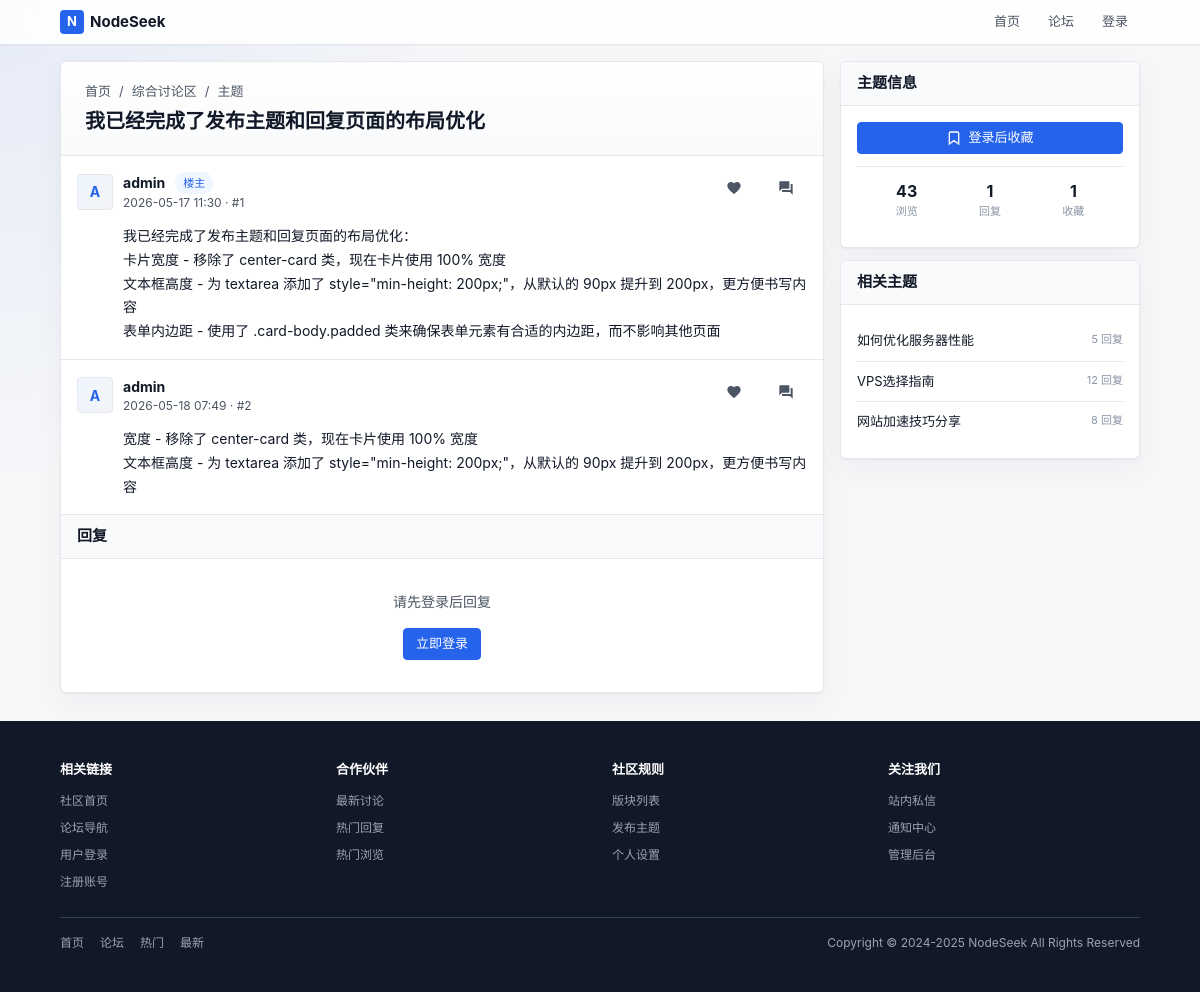
/index.php?c=thread&a=index&tid=1, run on an earlier commit of the app's database.
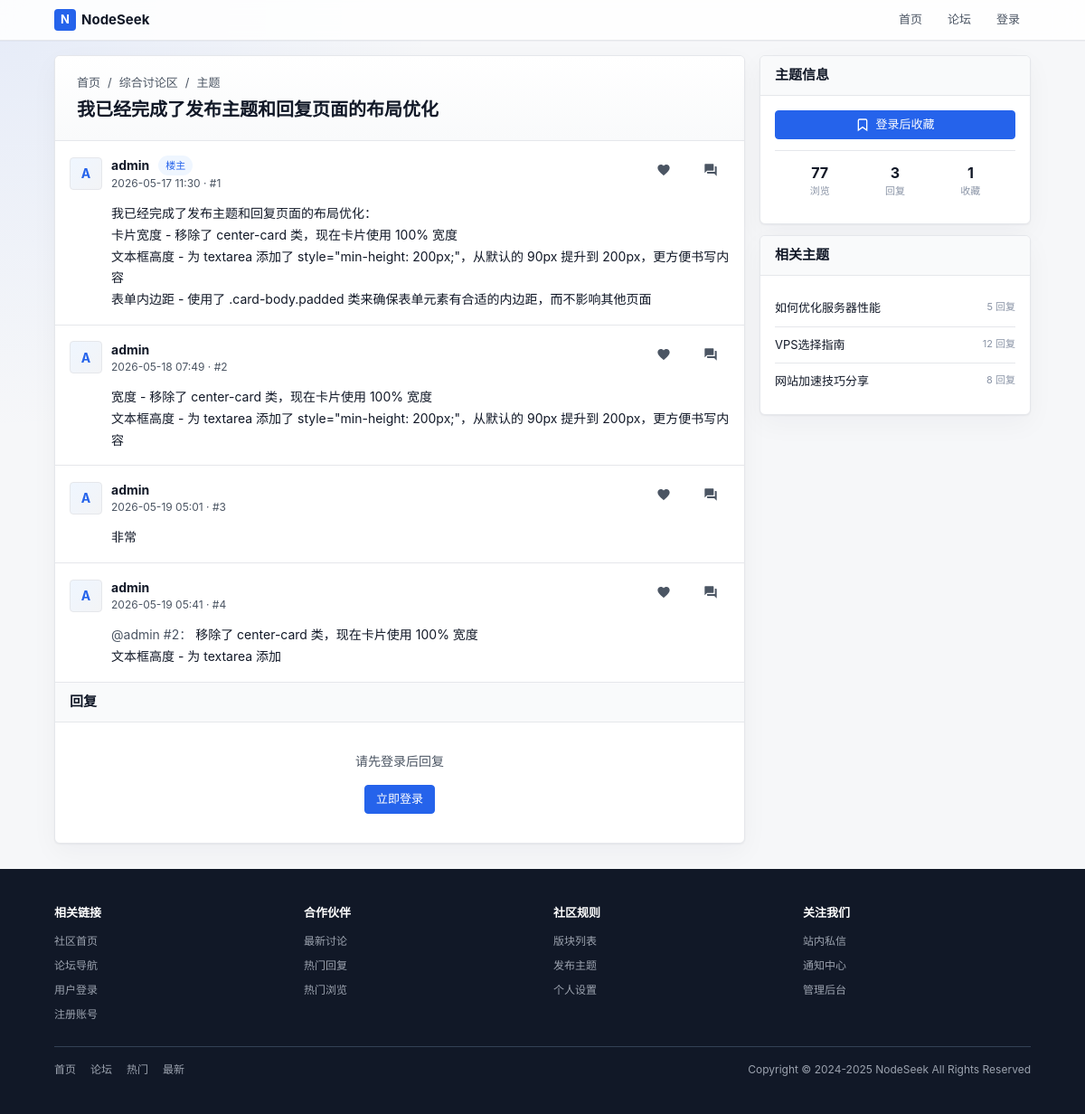
And on a later commit of the database.
### tables this page shows
CREATE TABLE next_post (
        pid INTEGER PRIMARY KEY AUTOINCREMENT,
        fid INTEGER NOT NULL DEFAULT 0,
        tid INTEGER NOT NULL DEFAULT 0,
        is_thread INTEGER NOT NULL DEFAULT 0,
        uid INTEGER NOT NULL DEFAULT 0,
        dateline INTEGER NOT NULL DEFAULT 0,
        report_time INTEGER NOT NULL DEFAULT 0,
        message TEXT NOT NULL,
        ip VARCHAR(50) NOT NULL DEFAULT '',
        rate_num INTEGER NOT NULL DEFAULT 0,
        sort_order INTEGER NOT NULL DEFAULT 0,
        reply_num INTEGER NOT NULL DEFAULT 0,
        quote_pid INTEGER NOT NULL DEFAULT 0,
        quote_uid INTEGER NOT NULL DEFAULT 0,
        quote_floor INTEGER NOT NULL DEFAULT 0
    );

CREATE TABLE next_member (
        uid INTEGER PRIMARY KEY AUTOINCREMENT,
        username VARCHAR(50) NOT NULL DEFAULT '',
        gid INTEGER NOT NULL DEFAULT 0,
        avatar INTEGER NOT NULL DEFAULT 0,
        password VARCHAR(255) NOT NULL DEFAULT '',
        auth_secret VARCHAR(50) NOT NULL DEFAULT '',
        auth_enabled INTEGER NOT NULL DEFAULT 0,
        notify_num INTEGER NOT NULL DEFAULT 0,
        credit INTEGER NOT NULL DEFAULT 0,
        reg_ip VARCHAR(50) NOT NULL DEFAULT '',
        reg_date INTEGER NOT NULL DEFAULT 0,
        last_ip VARCHAR(50) NOT NULL DEFAULT '',
        last_visit INTEGER NOT NULL DEFAULT 0,
        reply_time INTEGER NOT NULL DEFAULT 0,
        reply_num INTEGER NOT NULL DEFAULT 0,
        thread_num INTEGER NOT NULL DEFAULT 0,
        fav_num INTEGER NOT NULL DEFAULT 0,
        inbox_num INTEGER NOT NULL DEFAULT 0,
        outbox_num INTEGER NOT NULL DEFAULT 0,
        log_num INTEGER NOT NULL DEFAULT 0,
        email VARCHAR(80) NOT NULL DEFAULT '',
        email_status INTEGER NOT NULL DEFAULT 0,
        signin_time INTEGER NOT NULL DEFAULT 0,
        invisible INTEGER NOT NULL DEFAULT 0,
        timeoffset VARCHAR(10) NOT NULL DEFAULT '',
        search_time INTEGER NOT NULL DEFAULT 0,
        status INTEGER NOT NULL DEFAULT 0
    , json_data TEXT DEFAULT '{}');

CREATE TABLE next_thread (
        tid INTEGER PRIMARY KEY AUTOINCREMENT,
        fid INTEGER NOT NULL DEFAULT 0,
        pid INTEGER NOT NULL DEFAULT 0,
        typeid INTEGER NOT NULL DEFAULT 0,
        read_perm INTEGER NOT NULL DEFAULT 0,
        uid INTEGER NOT NULL DEFAULT 0,
        pm_uid INTEGER NOT NULL DEFAULT 0,
        subject VARCHAR(255) NOT NULL DEFAULT '',
        hash VARCHAR(255) NOT NULL DEFAULT '',
        dateline INTEGER NOT NULL DEFAULT 0,
        sort_order INTEGER NOT NULL DEFAULT 0,
        highlight INTEGER NOT NULL DEFAULT 0,
        digest INTEGER NOT NULL DEFAULT 0,
        closed INTEGER NOT NULL DEFAULT 0,
        reply_time INTEGER NOT NULL DEFAULT 0,
        reply_uid INTEGER NOT NULL DEFAULT 0,
        reply_num INTEGER NOT NULL DEFAULT 0,
        view_num INTEGER NOT NULL DEFAULT 0,
        fav_num INTEGER NOT NULL DEFAULT 0,
        log_num INTEGER NOT NULL DEFAULT 0
    );

### controllers/ThreadController.php (called while the page is built, shortened)
<?php
class ThreadController {
    public static function index($tid) {
        $thread = ThreadModel::get($tid);
        $page = isset($_GET['page']) ? (int)$_GET['page'] : 1;
        $posts = PostModel::getPosts($tid, $page);
        $uids = array_unique(array_merge([$thread['uid']], array_column($posts, 'uid')));
        $quoteUids = array_filter(array_unique(array_column($posts, 'quote_uid')));
        if (!empty($quoteUids)) {
            $uids = array_unique(array_merge($uids, $quoteUids));
        }
        $users = MemberModel::getMembersByUids($uids);
        Template::display('thread/index');
    }
}
?>

### index.php (called while the page is built, shortened)
<?php
require ROOT_PATH . '/lib/Autoloader.php';
$controller = isset($_GET['c']) ? $_GET['c'] : 'home';
$action = isset($_GET['a']) ? $_GET['a'] : 'index';
$controllerClass = ucfirst($controller) . 'Controller';
$params = [];
if (isset($_GET['tid'])) $params[] = $_GET['tid'];
call_user_func_array([$controllerClass, $action], $params);
?>

### config/database.php (called while the page is built)
<?php
return [
    'default' => 'sqlite',
    'connections' => [
        'sqlite' => [
            'driver' => 'sqlite',
            'database' => ROOT_PATH . '/database/forum.db',
        ],
    ],
];

### lib/Database.php (called while the page is built, shortened)
<?php
class Database {
    private static $instance = null;
    private $config = null;
    private function __construct() {
        $this->config = require ROOT_PATH . '/config/database.php';
    }
    public static function getInstance() {
        if (self::$instance === null) {
            self::$instance = new self();
        }
        return self::$instance;
    }
    private function connect() {
        $default = $this->config['default'];
        $connection = $this->config['connections'][$default];
        if ($connection['driver'] === 'sqlite') {
            $this->connection = new PDO('sqlite:' . $connection['database']);
        }
    }
    private static function getConnection() {
        return self::getInstance()->connection;
    }
    public static function query($sql, $params = []) {
        $stmt = self::getConnection()->prepare($sql);
        $stmt->execute($params);
        return $stmt;
    }
    public static function fetch($sql, $params = []) {
        $stmt = self::query($sql, $params);
        return $stmt->fetch(PDO::FETCH_ASSOC);
    }
    public static function fetchAll($sql, $params = []) {
        $stmt = self::query($sql, $params);
        return $stmt->fetchAll(PDO::FETCH_ASSOC);
    }
}
?>

### models/ThreadModel.php (called while the page is built, shortened)
<?php
class ThreadModel {
    public static function get($tid) {
        return Database::fetch("SELECT * FROM " . self::TABLE . " WHERE " . self::PRIMARY_KEY . " = :tid", ['tid' => $tid]);
    }
}
?>

### lib/Autoloader.php (called while the page is built, shortened)
<?php
class Autoloader {
    public static function load($class) {
        $paths = [
            ROOT_PATH . '/lib/' . $class . '.php',
            ROOT_PATH . '/models/' . $class . '.php',
            ROOT_PATH . '/controllers/' . $class . '.php',
        ];
        foreach ($paths as $path) {
            if (file_exists($path)) {
                return;
            }
        }
    }
}

### models/PostModel.php (called while the page is built, shortened)
<?php
class PostModel {
    public static function getPosts($tid, $page = 1) {
        $offset = ($page - 1) * 20;
        return Database::fetchAll("SELECT * FROM " . self::TABLE . " WHERE tid = :tid ORDER BY pid ASC LIMIT 20 OFFSET :offset", ['tid' => $tid, 'offset' => $offset]);
    }
}
?>

### models/MemberModel.php (called while the page is built, shortened)
<?php
class MemberModel {
    public static function getMembersByUids($uids) {
        $uids = array_values(array_filter(array_unique($uids)));
        $placeholders = implode(',', array_fill(0, count($uids), '?'));
        $sql = "SELECT uid, username, avatar FROM " . self::TABLE . " WHERE uid IN ($placeholders)";
        $members = Database::fetchAll($sql, $uids);
        $result = [];
        foreach ($members as $member) {
            $result[$member['uid']] = $member;
        }
        return $result;
    }
}
?>

### lib/PostHelper.php (the view, shortened to what the changed rows need)
<?php
class PostHelper {
    public static function renderPost($post, $users, $index, $isFirst = false) {
        ?>
<div class="post-item" id="post-<?php echo $post['pid']; ?>">
    <div class="post-header justify-between">
        <div class="flex items-center gap-md">
            <div class="avatar avatar-post">
                <?php if (!empty($users[$post['uid']]['avatar'])): ?>
                    <img src="<?php echo htmlspecialchars($users[$post['uid']]['avatar']); ?>" alt="">
                <?php else: ?>
                    <?php echo strtoupper(substr($users[$post['uid']]['username'] ?? '?', 0, 1)); ?>
                <?php endif; ?>
            </div>
            <div class="flex-1 min-width-0">
                <div class="flex items-center gap-md">
                    <span class="font-bold"><?php echo htmlspecialchars($users[$post['uid']]['username'] ?? '已删除用户'); ?></span>
                    <?php if ($isFirst): ?>
                        <span class="badge badge-blue">楼主</span>
                    <?php endif; ?>
                </div>
                <div class="text-secondary font-sm">
                    <?php echo date('Y-m-d H:i', $post['dateline']); ?> · #<?php echo $index; ?>
                </div>
            </div>
        </div>
        <div class="flex items-center gap-md">
            <button type="button" class="btn btn-ghost text-muted" aria-label="喜欢">
                <svg width="16" height="16" viewBox="0 0 24 24" fill="currentColor">
                    <path d="M12 21.35l-1.45-1.32C5.4 15.36 2 12.28 2 8.5 2 5.42 4.42 3 7.5 3c1.74 0 3.41.81 4.5 2.09C13.09 3.81 14.76 3 16.5 3 19.58 3 22 5.42 22 8.5c0 3.78-3.4 6.86-8.55 11.54L12 21.35z"/>
                </svg>
            </button>
            <button type="button" class="btn btn-ghost text-muted quote-btn" aria-label="引用回复" data-pid="<?php echo $post['pid']; ?>" data-uid="<?php echo $post['uid']; ?>" data-floor="<?php echo $index; ?>" data-username="<?php echo htmlspecialchars($users[$post['uid']]['username'] ?? ''); ?>">
                <svg width="16" height="16" viewBox="0 0 24 24" fill="currentColor">
                    <path d="M21 6h-2v9H6v2c0 .55.45 1 1 1h11l4 4V7c0-.55-.45-1-1-1zm-4 6V3c0-.55-.45-1-1-1H3c-.55 0-1 .45-1 1v14l4-4h10c.55 0 1-.45 1-1z"/>
                </svg>
            </button>
        </div>
    </div>
    <div class="post-body">
        <div class="post-content">
            <?php if (!empty($post['quote_pid']) && !empty($post['quote_uid'])): ?>
                <span class="text-secondary">@<?php echo htmlspecialchars($users[$post['quote_uid']]['username'] ?? '已删除用户'); ?> #<?php echo $post['quote_floor']; ?>：</span>
            <?php endif; ?>
            <?php echo nl2br(htmlspecialchars($post['message'])); ?>
        </div>
    </div>
</div>
        <?php
        return ob_get_clean();
    }
}

### templates/thread/index.php (shortened to what the changed rows need)
<div class="grid grid-cols-3">
    <div class="main-content">
        <div class="card">
            <div class="thread-header">
                <div class="thread-title-row">
                    <div class="flex items-center gap-md">
                        <h1><?php echo htmlspecialchars($thread['subject']); ?></h1>
                    </div>
                </div>
            </div>
            <div class="post-list">
                <?php foreach ($posts as $index => $post): ?>
                    <?php echo PostHelper::renderPost($post, $users, $index + 1, $index === 0); ?>
                <?php endforeach; ?>
            </div>
        </div>
    </div>
    <div class="sidebar">
        <div class="card">
            <div class="sidebar-body">
                <div class="user-stats">
                    <div class="user-stat">
                        <div class="user-stat-value"><?php echo $thread['view_num']; ?></div>
                        <div class="user-stat-label">浏览</div>
                    </div>
                    <div class="user-stat">
                        <div class="user-stat-value" id="reply-count"><?php echo $thread['reply_num']; ?></div>
                        <div class="user-stat-label">回复</div>
                    </div>
                    <div class="user-stat">
                        <div class="user-stat-value" id="fav-count"><?php echo $thread['fav_num'] ?? 0; ?></div>
                        <div class="user-stat-label">收藏</div>
                    </div>
                </div>
            </div>
        </div>
    </div>
</div>

What changed in the data, as far as the page shows it:
changed next_thread "我已经完成了发布主题和回复页面的布局优化": view_num "43" → "77"; reply_num "1" → "3"
added next_post: uid.username "A", uid.username "admin", dateline "2026-05-19 05:01", index "3", message "非常"
added next_post: uid.username "A", uid.username "admin", dateline "2026-05-19 05:41", index "4", quote_uid.username "admin", quote_floor "2", message "移除了 center-card 类，现在卡片使用 100% 宽度 文本框高度 - 为 textarea 添加"
